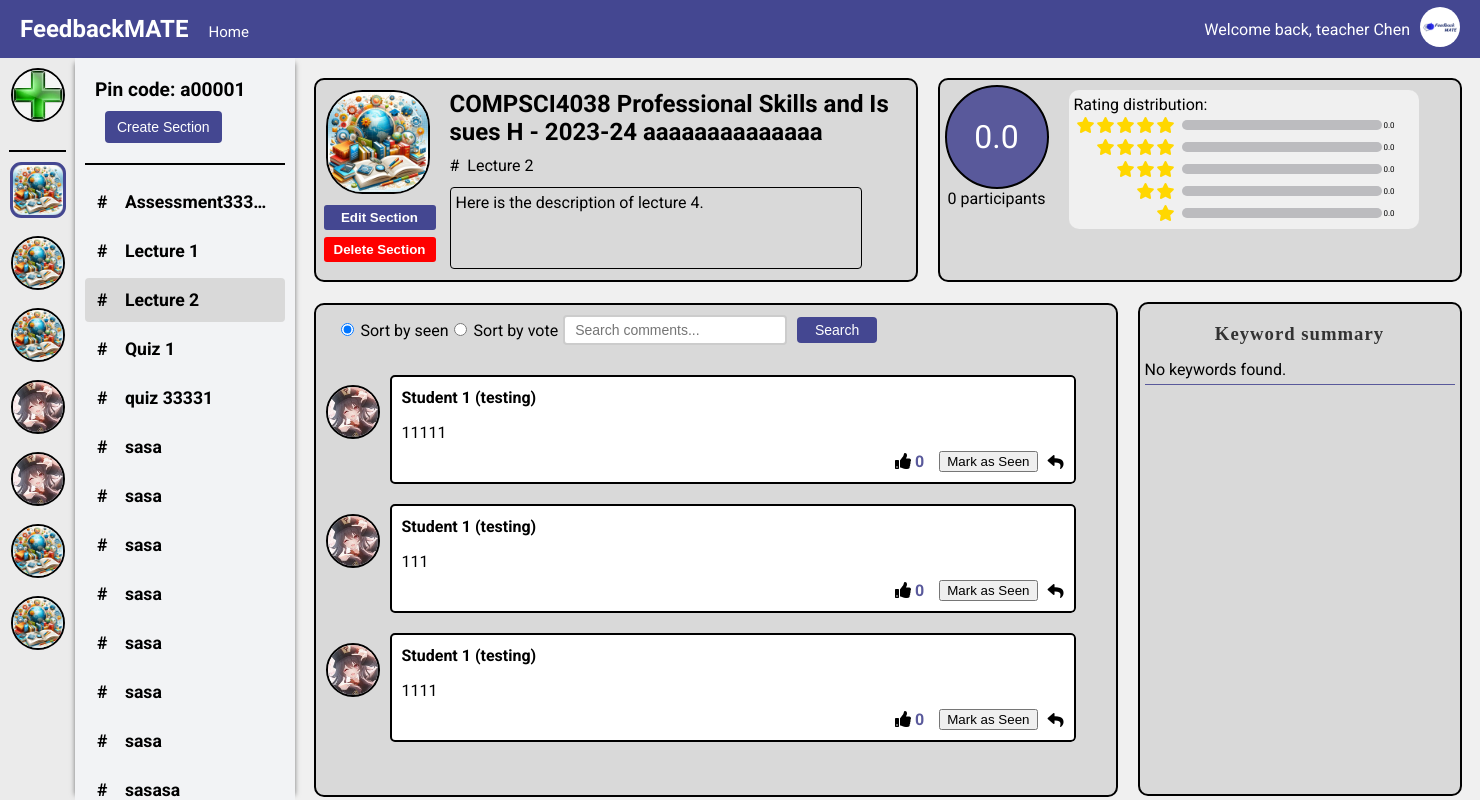
The app's page /teacher/channel/1/section/3/ (signed in), older data.
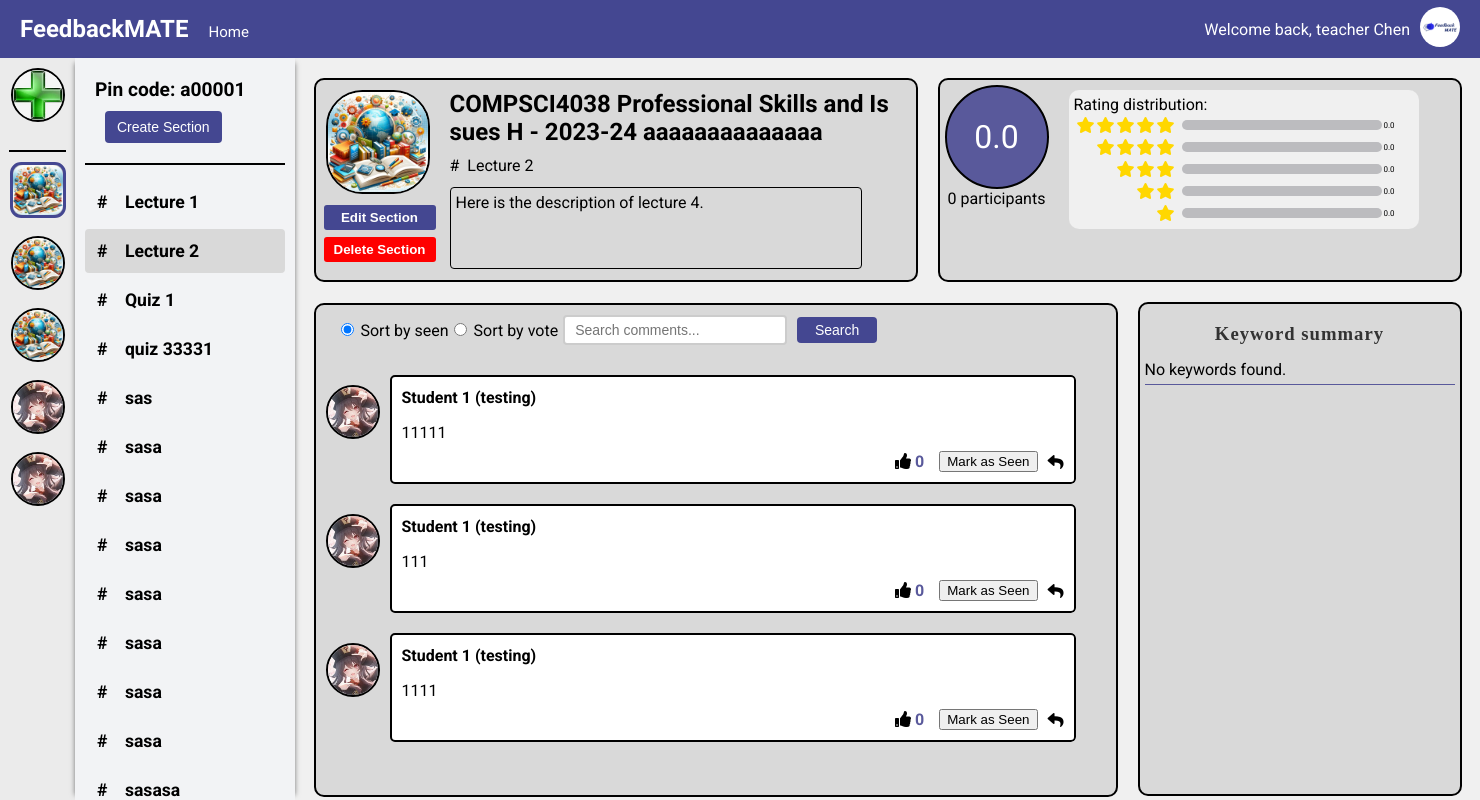
The same page, newer data.
### main/models.py (models this page shows, shortened)
class Channel(models.Model):
    name = models.CharField(max_length=70)
    pin_code = models.CharField(max_length=6, unique=True, blank=True, null=True)
    user = models.ForeignKey(User, on_delete=models.CASCADE)
    description = models.TextField(max_length=500, blank=True)
    image = models.ImageField(upload_to=channel_image_path, default='img/channel_icon.jpg')
    students = models.ManyToManyField(User, related_name='joined_channels', blank=True)

class Section(models.Model):
    channel = models.ForeignKey(Channel, on_delete=models.CASCADE)
    title = models.CharField(max_length=50)
    description = models.TextField(max_length=500, blank=True)
    total_rating = models.FloatField(default=0.0, blank=True)
    ratings_count = models.PositiveIntegerField(default=0, blank=True)
    one_star_users = models.ManyToManyField(User, related_name='one_star_sections', blank=True)
    two_star_users = models.ManyToManyField(User, related_name='two_star_sections', blank=True)
    three_star_users = models.ManyToManyField(User, related_name='three_star_sections', blank=True)
    four_star_users = models.ManyToManyField(User, related_name='four_star_sections', blank=True)
    five_star_users = models.ManyToManyField(User, related_name='five_star_sections', blank=True)
    one_star_percentage = models.FloatField(verbose_name="Percentage", default=0.0)
    two_star_percentage = models.FloatField(verbose_name="Percentage", default=0.0)
    three_star_percentage = models.FloatField(verbose_name="Percentage", default=0.0)
    four_star_percentage = models.FloatField(verbose_name="Percentage", default=0.0)
    five_star_percentage = models.FloatField(verbose_name="Percentage", default=0.0)

class Comment(models.Model):
    user = models.ForeignKey(User, on_delete=models.CASCADE)  # 评论者
    section = models.ForeignKey(Section, on_delete=models.CASCADE)  # 评论所属的section
    text = models.TextField(max_length=500)  # 评论内容
    read = models.BooleanField(default=False)
    reply = models.TextField(blank=True, null=True)
    is_anonymous = models.BooleanField(default=False)
    liked_users = models.ManyToManyField(User, related_name='liked_comments', blank=True)
    likes = models.IntegerField(default=0)
    created_at = models.DateTimeField(auto_now_add=True)

class UserInfo(models.Model):
    user = models.OneToOneField(User, on_delete=models.CASCADE)
    profile_name = models.CharField(max_length=30)
    user_image = models.ImageField(upload_to=user_image_path, default='img/user.png')

### main/decorators.py (the view)
    def _wrapped_view(request, *args, **kwargs):
        if request.user.groups.filter(name='teacher').exists():
            return view_func(request, *args, **kwargs)
        else:
            return redirect('student')

### main/templates/section_detail.html (shortened to what the changed rows need)
{% extends 'channel_detail.html' %}
{% load static %}
{% block section %}
<div class="section-block">
{% for section in sections %}
    <div class="section-tooltip">
        <a href="{% url 'section' channel_id=section.channel.id section_id=section.id %}" class="section-item {% if current_section.id == section.id %}selected{% endif %}">
            #&nbsp;&nbsp;&nbsp; {{ section.title }}
        </a>
    </div>
{% endfor %}
</div>
{% endblock %}
{% block content %}
{{ block.super}}
<div class="top-section">
    <div class="description-box">
        <div class="description-left">
            <img src= "{{ current_channel.image.url }}" alt="Channel Image" class="channel-image">
            <div class="button-container">
                <button type="button" class="edit-info-btn" onclick="location.href='{% url 'edit-section' channel_id=current_channel.id section_id=current_section.id %}'">Edit Section</button>
                <button type="button" class="delete-section-btn" onclick="confirmDelete({{ current_section.id }})">Delete Section</button>
            </div>
        </div>
        <div class="channel-info">
            <h2 class="channel-name">{{ current_channel.name }}</h2>
            <p class="section-title"># &nbsp;{{ current_section.title }}</p>
            <p class="section-description">{{ current_section.description }}</p>
        </div>
    </div>
    <div class="rating-box">
        <div class="rating-overview">
            <div class="circle-rating">
                <span id="total-rating">{{ current_section.total_rating}}</span>
            </div>
            <div class="rating-participants">
                <span id="participants-count">{{ current_section.ratings_count}}</span> participants
            </div>
        </div>
        <div class="right-part">
            <div class="rating-statistics">
                <div class="rating-stat" data-star="5">
                    <div class="percentage-count">
                        <span id="star-5-count">{{ current_section.five_star_percentage }}</span>
                    </div>
                </div>
                <div class="rating-stat" data-star="4">
                    <div class="percentage-count">
                        <span id="star-4-count">{{ current_section.four_star_percentage }}</span>
                    </div>
                </div>
                <div class="rating-stat" data-star="3">
                    <div class="percentage-count">
                        <span id="star-3-count">{{ current_section.three_star_percentage }}</span>
                    </div>
                </div>
                <div class="rating-stat" data-star="2">
                    <div class="percentage-count">
                        <span id="star-2-count">{{ current_section.two_star_percentage }}</span>
                    </div>
                </div>
                <div class="rating-stat" data-star="1">
                    <div class="percentage-count">
                        <span id="star-1-count">{{ current_section.one_star_percentage }}</span>
                    </div>
                </div>
            </div>
        </div>
    </div>
    <div class="comment-section">
    {% if comments.exists %}
        {% for comment in comments %}
        <div class="comment">
            <img src="{% if comment.is_anonymous and comment.user != request.user %}/media/img/user.png{% else %}{{ comment.user.userinfo.user_image.url }}{% endif %}" alt="User Image" class="user-image">
            <div class="comment-main" {% if comment.read %}style="border-color: #444791;"{% endif %}>
                <p class="comment-username">
                    {% if comment.is_anonymous %}
                        {% if comment.user == request.user %}
                            You (Anonymous)
                        {% else %}
                            Anonymous
                        {% endif %}
                    {% else %}
                        {% if comment.user == request.user %}
                            You
                        {% else %}
                            {{ comment.user.userinfo.profile_name }}
                        {% endif %}
                    {% endif %}
                </p>
                <p class="comment-text">{{ comment.text }}</p>
                <div class="comment-actions">
                    <div class="likes">
                        <i class="fas fa-thumbs-up"></i>
                        <span class="like-count">{{ comment.likes }}</span>
                    </div>
                    {% if comment.read %}
                        <i class="fas fa-eye read-indicator"></i>
                    {% else %}
                        <button class="mark-as-read-btn" data-comment-id="{{ comment.id }}">Mark as Seen</button>
                    {% endif %}
                    <i class="fas fa-reply reply-btn" data-comment-id="{{ comment.id }}"></i>
                </div>
            </div>
        </div>
        {% endfor %}
    {% else %}
        <p class="no-comments">No comment yet.</p>
    {% endif %}
    </div>
</div>
{% endblock %}

### main/templates/channel_detail.html (shortened to what this page needs)
{% extends 'teacher.html' %}
{% load static %}
{% block home %}
<a href="{% url 'teacher' %}" class="home-link">Home</a>
{% endblock home %}
{% block channel %}
    {% for channel in channels %}
    <div class="channel-icon-container {% if channel.id == current_channel.id %}selected-channel{% endif %}" data-channel-id="{{ channel.id }}">
        <img src="{{ channel.image.url }}" alt="" class="channel-icon {% if channel.id == current_channel.id %}selected-channel-icon{% endif %}" onclick="location.href='{% url 'channel-detail' channel.id %}'">
    </div>
    {% endfor %}
{% endblock %}
{% block content %}
<div class="section-nav">
    <div class="pin-code-display">
        Pin code: {{ current_channel.pin_code }}
        <button onclick="location.href='{% url 'create-section' current_channel.id %}'" class="create-section-btn">Create Section</button>
    </div>
    {% block section %}{% endblock%}
</div>
{% endblock %}

Row changes from the older to the newer data that the page shows:
removed Channel: image (picture)
removed Channel: image (picture)
removed Section: title "Assessment333…"
added Section: title "sas"
